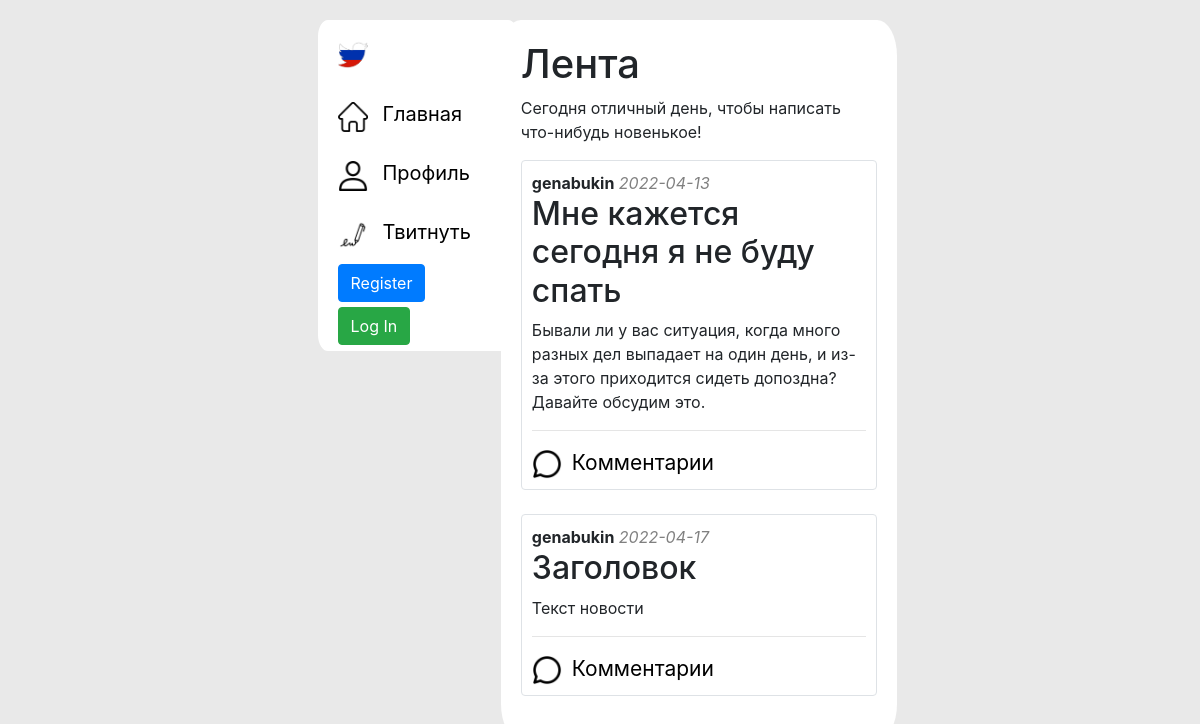
The page / on the database its author committed.
### data/twits.py (models this page shows)
class Twits(SqlAlchemyBase, SerializerMixin):
    __tablename__ = 'twits'
    id = sqlalchemy.Column(sqlalchemy.Integer,
                           primary_key=True, autoincrement=True)
    title = sqlalchemy.Column(sqlalchemy.String, nullable=True)
    content = sqlalchemy.Column(sqlalchemy.String, nullable=True)
    created_date = sqlalchemy.Column(sqlalchemy.DateTime,
                                     default=datetime.datetime.now)
    is_private = sqlalchemy.Column(sqlalchemy.Boolean, default=True)
    user_id = sqlalchemy.Column(sqlalchemy.Integer,
                                sqlalchemy.ForeignKey("users.id"))
    user = orm.relation('User')

### data/users.py (models this page shows, shortened)
class User(SqlAlchemyBase, UserMixin, SerializerMixin):
    __tablename__ = 'users'
    id = sqlalchemy.Column(sqlalchemy.Integer,
                           primary_key=True, autoincrement=True)
    name = sqlalchemy.Column(sqlalchemy.String, nullable=True)
    about = sqlalchemy.Column(sqlalchemy.String, nullable=True)
    email = sqlalchemy.Column(sqlalchemy.String,
                              index=True, unique=True, nullable=True)
    hashed_password = sqlalchemy.Column(sqlalchemy.String, nullable=True)
    created_date = sqlalchemy.Column(sqlalchemy.DateTime,
                                     default=datetime.datetime.now)
    news = orm.relation('Twits', back_populates='user')
    commentaries = orm.relation('Comment', back_populates='user')

### main.py (the view)
@app.route("/")
def index():
    session = db_session.create_session()
    twits = session.query(Twits).all()
    return render_template("index.html", twits=twits)

### data/db_session.py (called while the page is built)
def create_session() -> Session:
    global __factory
    return __factory()

### templates/index.html (shortened to what this page needs)
{% extends "base.html" %}
{% block content %}
<h1 class="News_name">Лента</h1>
<p>Сегодня отличный день, чтобы написать что-нибудь новенькое!</p>
{% for item in twits%}
<div class="post col-md6 border rounded">
    <div>
        <b>{{item.user.name}}</b> <i class="secondary fw-light">{{item.created_date.date()}}</i>
    </div>
    <h2>{{item.title}}</h2>
    <div>
        {{item.content}}
    </div><hr>
    {% if current_user.is_authenticated %}
        <div class="message-div"><a href="/comments/{{ item.id }}"><img class="message-pic" src="../../static/img/chat-bubble.png" alt="message">Комментарии</a></div>
    {% else %}
        <div class="message-div"><a href="/register"><img class="message-pic" src="../../static/img/chat-bubble.png" alt="message">Комментарии</a></div>
    {% endif %}
</div><br>
{% endfor %}
{% endblock %}

### static/style.css (style rules this page uses)
body { background: #d1d1d176; padding: 20px; }
.post { padding: 10px; }
.secondary { color: grey; }
.message-pic { width: 30px; margin-right: 10px; }
.message-div > a { font-size: 21px; color: black; text-decoration: none; }

### rows shown on the page
Twits: user.name "genabukin", created_date "2022-04-13", title "Мне кажется сегодня я не буду спать", content "Бывали ли у вас ситуация, когда много разных дел выпадает на один день, и из-за этого приходится сидеть допоздна? Давайте обсудим это."
Twits: user.name "genabukin", created_date "2022-04-17", title "Заголовок", content "Текст новости"
